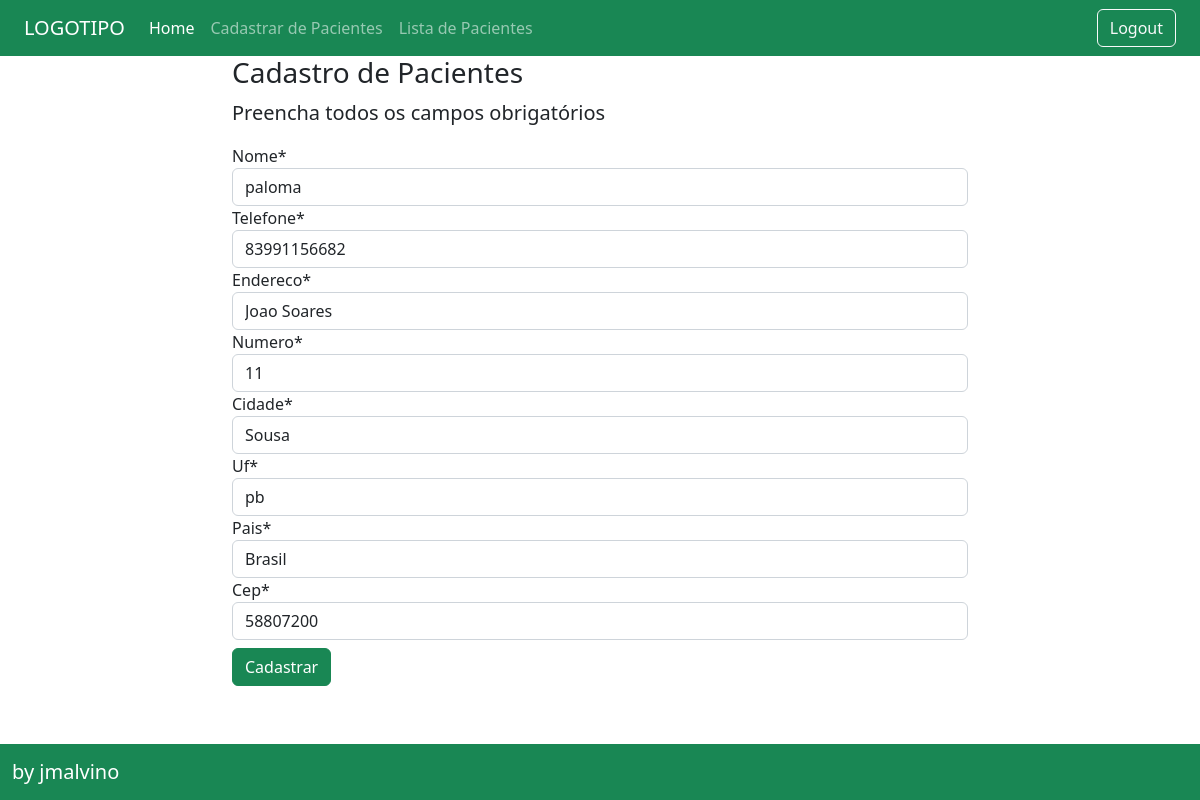
The page /pacientes/editar/pacientes/28/ (signed in) on the database its author committed.
### pacientes/models.py (models this page shows, shortened)
class Pacientes(models.Model):
    nome = models.CharField(max_length=255)
    telefone = models.CharField(max_length=20)
    endereco = models.CharField(max_length=255)
    numero = models.CharField(max_length=10)
    cidade = models.CharField(max_length=100)
    uf = models.CharField(max_length=2)
    pais = models.CharField(max_length=100)
    cep = models.CharField(max_length=8)
    dataDeCriacao = models.DateTimeField(auto_now_add=True)

### pacientes/views.py (the view)
# urls.py: path('editar/pacientes/<int:pk>/', PacientesUpdate.as_view(), name="editar-pacientes"),
class PacientesUpdate(UpdateView):
    model = Pacientes
    fields = ['nome','telefone','endereco','numero','cidade','uf','pais','cep']
    template_name: 'pacientes/pacientes_form.html'
    success_url = reverse_lazy('listar-pacientes')

### pacientes/templates/pacientes/pacientes_form.html (shortened to what this page needs)
{% extends 'pacientes/base.html' %}
{%load static%}
{% load crispy_forms_tags %}
{%block conteudo %}
<h3>Cadastro de Pacientes</h3>
<p class='lead'>
    Preencha todos os campos obrigatórios
</p>
{% if request.user.is_authenticated %}
<form action ="" method="post">
    {{ form|crispy}}
    <button type="submit" class="btn btn-success mt-2"> Cadastrar </button>
</form>
{% endif %}
{% endblock %}

### rows shown on the page
Pacientes: nome "paloma", telefone "83991156682", endereco "Joao Soares", numero "11", cidade "Sousa", uf "pb", pais "Brasil", cep "58807200"
